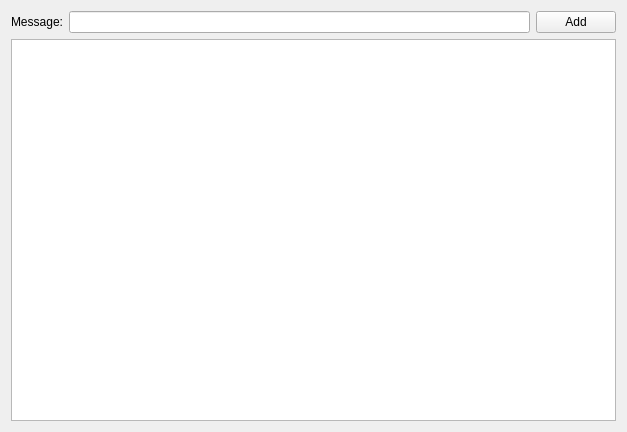
<?xml version="1.0" encoding="UTF-8"?>
<ui version="4.0">
 <class>GuiWidget</class>
 <widget class="QWidget" name="GuiWidget">
  <property name="geometry">
   <rect>
    <x>0</x>
    <y>0</y>
    <width>627</width>
    <height>432</height>
   </rect>
  </property>
  <property name="windowTitle">
   <string>GuiWidget</string>
  </property>
  <layout class="QVBoxLayout" name="verticalLayout">
   <item>
    <layout class="QHBoxLayout" name="horizontalLayout">
     <item>
      <widget class="QLabel" name="labelMessage">
       <property name="text">
        <string>Message:</string>
       </property>
      </widget>
     </item>
     <item>
      <widget class="QLineEdit" name="leMessage"/>
     </item>
     <item>
      <widget class="QPushButton" name="pbAddMessage">
       <property name="text">
        <string>Add</string>
       </property>
      </widget>
     </item>
    </layout>
   </item>
   <item>
    <widget class="QTextEdit" name="teMessages"/>
   </item>
  </layout>
 </widget>
 <layoutdefault spacing="6" margin="11"/>
 <resources/>
 <connections/>
</ui>
